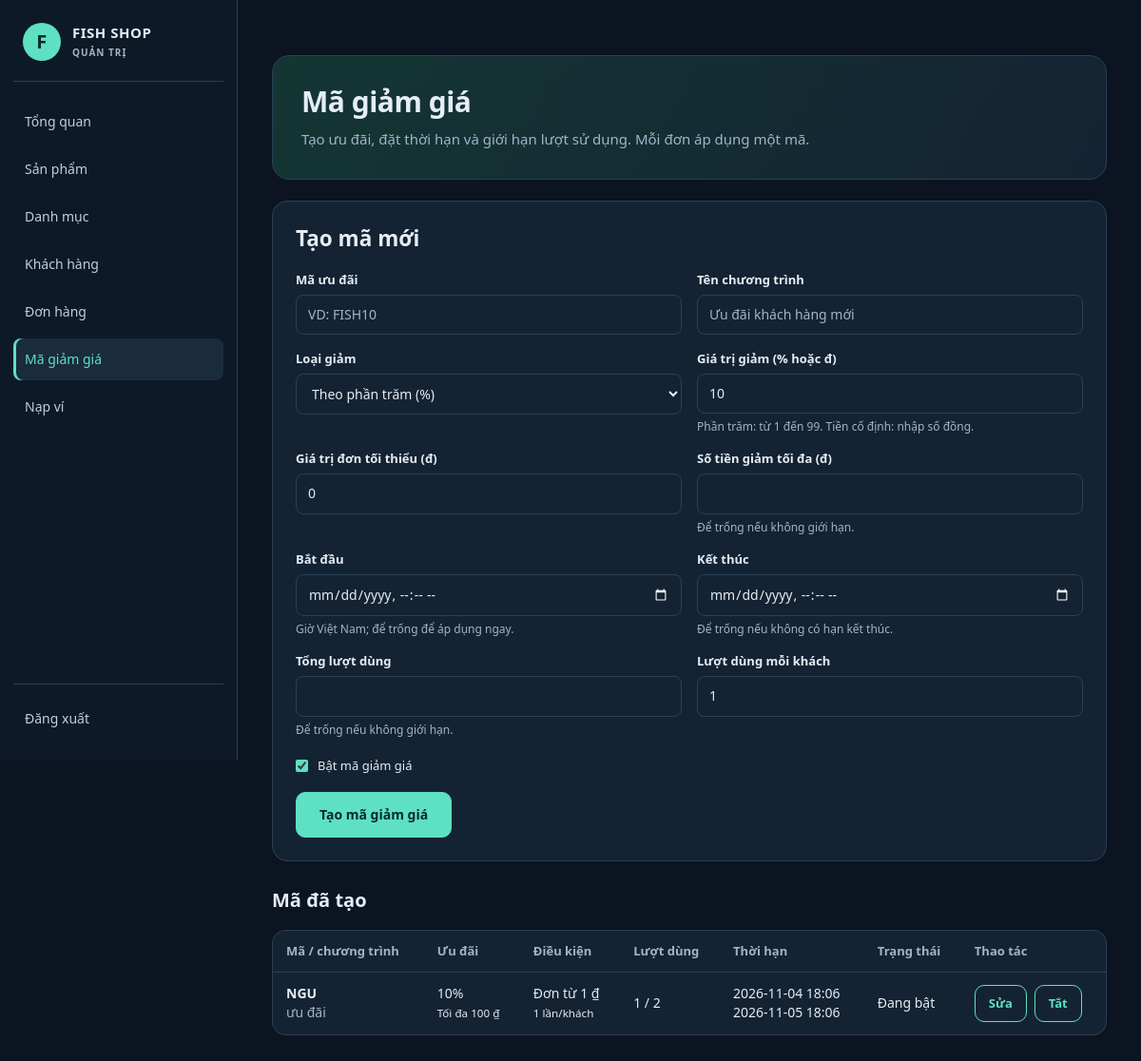
Screenshot of /admin/vouchers.php (signed in) with the database file from the repository.
### tables this page shows
CREATE TABLE `vouchers` (
  `id` int(10) UNSIGNED NOT NULL,
  `code` varchar(32) NOT NULL,
  `name` varchar(100) NOT NULL,
  `discount_type` enum('fixed','percent') NOT NULL,
  `discount_value` decimal(12,0) UNSIGNED NOT NULL,
  `min_order_amount` decimal(12,0) UNSIGNED NOT NULL DEFAULT 0,
  `max_discount_amount` decimal(12,0) UNSIGNED DEFAULT NULL,
  `starts_at` datetime DEFAULT NULL,
  `ends_at` datetime DEFAULT NULL,
  `usage_limit` int(10) UNSIGNED DEFAULT NULL,
  `per_user_limit` int(10) UNSIGNED NOT NULL DEFAULT 1,
  `is_active` tinyint(1) NOT NULL DEFAULT 1,
  `created_at` timestamp NOT NULL DEFAULT current_timestamp()
);

### config/database.php (called while the page is built, shortened)
<?php
function db(): PDO
{
    static $pdo = null;
    if ($pdo === null) {
        try {
            $pdo = new PDO(
                'mysql:host=' . DB_HOST . ';dbname=' . DB_NAME . ';charset=utf8mb4',
                DB_USER,
                DB_PASS,
                [
                    PDO::ATTR_ERRMODE => PDO::ERRMODE_EXCEPTION,
                    PDO::ATTR_DEFAULT_FETCH_MODE => PDO::FETCH_ASSOC,
                    PDO::ATTR_EMULATE_PREPARES => false,
                ]
            );
        } catch (PDOException $e) {
            http_response_code(500);
            exit('Không kết nối được MySQL. Hãy bật MySQL trong XAMPP, nhập file database/WebBanCa.sql và kiểm tra config/database.php.');
        }
    }
    return $pdo;
}

### includes/vouchers.php (called while the page is built, shortened)
<?php
function voucher_schema_ready(PDO $pdo): bool
{
    $tables = $pdo->query("SELECT COUNT(*) FROM information_schema.TABLES WHERE TABLE_SCHEMA = DATABASE() AND TABLE_NAME IN ('vouchers', 'voucher_usages')")->fetchColumn();
    $columns = $pdo->query("SELECT COUNT(*) FROM information_schema.COLUMNS WHERE TABLE_SCHEMA = DATABASE() AND TABLE_NAME = 'orders' AND COLUMN_NAME IN ('subtotal', 'discount_amount', 'voucher_code')")->fetchColumn();
    return (int)$tables === 2 && (int)$columns === 3;
}

### includes/voucher_admin.php (called while the page is built, shortened)
<?php
require_once __DIR__ . '/vouchers.php';
function voucher_admin_defaults(): array
{
    return ['code' => '', 'name' => '', 'discount_type' => 'percent', 'discount_value' => 10,
        'min_order_amount' => 0, 'max_discount_amount' => null, 'starts_at' => null,
        'ends_at' => null, 'usage_limit' => null, 'per_user_limit' => 1, 'is_active' => 1];
}

### includes/functions.php (called while the page is built, shortened)
<?php
function e($s): string { return htmlspecialchars((string)$s, ENT_QUOTES, 'UTF-8'); }
function money($v): string { return number_format((float)$v, 0, ',', '.') . ' ₫'; }

### admin/vouchers.php (the view, shortened to what this page needs)
<?php
require_once __DIR__ . '/../includes/voucher_admin.php';
$voucherAdminUrl = BASE_URL . 'admin/vouchers.php';
$ready = voucher_schema_ready(db());
$form = voucher_admin_defaults();
$existing = null;
$vouchers = $ready ? db()->query("SELECT v.*, (SELECT COUNT(*) FROM voucher_usages vu JOIN orders o ON o.id = vu.order_id WHERE vu.voucher_id = v.id AND o.status <> 'cancelled') AS used_count FROM vouchers v ORDER BY v.id DESC LIMIT 200")->fetchAll() : [];
include __DIR__ . '/_header.php';
?>
<section class="page-intro"><h1>Mã giảm giá</h1><p>Tạo ưu đãi, đặt thời hạn và giới hạn lượt sử dụng. Mỗi đơn áp dụng một mã.</p></section>
<section class="card voucher-admin-card">
  <div class="voucher-card-heading"><h2><?= $existing ? 'Chỉnh sửa ' . e($existing['code']) : 'Tạo mã mới' ?></h2><?php if ($existing): ?><a href="<?= e($voucherAdminUrl) ?>" class="btn ghost sm">Tạo mã khác</a><?php endif; ?></div>
  <form method="post">
    <fieldset <?= !$ready ? 'disabled' : '' ?> style="border:0;padding:0">
      <div class="two">
        <div class="field"><label for="voucher-code">Mã ưu đãi</label><input id="voucher-code" name="code" type="text" value="<?= e($form['code']) ?>" minlength="3" maxlength="32" pattern="[A-Za-z0-9_-]{3,32}" required <?= $existing ? 'readonly' : '' ?> placeholder="VD: FISH10"></div>
        <div class="field"><label for="voucher-name">Tên chương trình</label><input id="voucher-name" name="name" type="text" maxlength="100" value="<?= e($form['name']) ?>" required placeholder="Ưu đãi khách hàng mới"></div>
      </div>
      <div class="two">
        <div class="field"><label for="voucher-type">Loại giảm</label><select id="voucher-type" name="discount_type"><option value="percent" <?= $form['discount_type'] === 'percent' ? 'selected' : '' ?>>Theo phần trăm (%)</option></select></div>
        <div class="field"><label for="voucher-value">Giá trị giảm (% hoặc đ)</label><input id="voucher-value" name="discount_value" type="number" min="1" max="9999999999" step="1" value="<?= (int)$form['discount_value'] ?>" required><small>Phần trăm: từ 1 đến 99. Tiền cố định: nhập số đồng.</small></div>
      </div>
      <div class="two">
        <div class="field"><label for="voucher-min">Giá trị đơn tối thiểu (đ)</label><input id="voucher-min" name="min_order_amount" type="number" min="0" max="9999999999" step="1" value="<?= (int)$form['min_order_amount'] ?>" required></div>
        <div class="field"><label for="voucher-max">Số tiền giảm tối đa (đ)</label><input id="voucher-max" name="max_discount_amount" type="number" min="1" max="9999999999" step="1" value="<?= e($form['max_discount_amount'] ?? '') ?>"><small>Để trống nếu không giới hạn.</small></div>
      </div>
      <div class="two">
        <div class="field"><label for="voucher-start">Bắt đầu</label><input id="voucher-start" name="starts_at" type="datetime-local" value="<?= e($form['starts_at'] ? str_replace(' ', 'T', substr($form['starts_at'], 0, 16)) : '') ?>"><small>Giờ Việt Nam; để trống để áp dụng ngay.</small></div>
        <div class="field"><label for="voucher-end">Kết thúc</label><input id="voucher-end" name="ends_at" type="datetime-local" value="<?= e($form['ends_at'] ? str_replace(' ', 'T', substr($form['ends_at'], 0, 16)) : '') ?>"><small>Để trống nếu không có hạn kết thúc.</small></div>
      </div>
      <div class="two">
        <div class="field"><label for="voucher-limit">Tổng lượt dùng</label><input id="voucher-limit" name="usage_limit" type="number" min="1" max="1000000000" step="1" value="<?= e($form['usage_limit'] ?? '') ?>"><small>Để trống nếu không giới hạn.</small></div>
        <div class="field"><label for="voucher-per-user">Lượt dùng mỗi khách</label><input id="voucher-per-user" name="per_user_limit" type="number" min="1" max="1000000" step="1" value="<?= (int)$form['per_user_limit'] ?>" required></div>
      </div>
      <label class="voucher-active"><input type="checkbox" name="is_active" value="1" <?= (int)$form['is_active'] === 1 ? 'checked' : '' ?>> Bật mã giảm giá</label>
      <button class="btn" type="submit"><?= $existing ? 'Lưu thay đổi' : 'Tạo mã giảm giá' ?></button>
    </fieldset>
  </form>
</section>
<h2 class="voucher-list-title">Mã đã tạo</h2>
<?php if (!$vouchers): ?><div class="empty"><p>Chưa có mã giảm giá nào.</p></div><?php else: ?>
<div class="table-wrap"><table><thead><tr><th>Mã / chương trình</th><th>Ưu đãi</th><th>Điều kiện</th><th>Lượt dùng</th><th>Thời hạn</th><th>Trạng thái</th><th>Thao tác</th></tr></thead><tbody>
<?php $voucherNow = (new DateTimeImmutable('now', new DateTimeZone('Asia/Ho_Chi_Minh')))->format('Y-m-d H:i:s'); foreach ($vouchers as $voucher): ?>
  <tr><td><strong><?= e($voucher['code']) ?></strong><br><span class="mute"><?= e($voucher['name']) ?></span></td>
  <td><?= $voucher['discount_type'] === 'percent' ? (int)$voucher['discount_value'] . '%' : money($voucher['discount_value']) ?><?php if ($voucher['max_discount_amount']): ?><br><small>Tối đa <?= money($voucher['max_discount_amount']) ?></small><?php endif; ?></td>
  <td>Đơn từ <?= money($voucher['min_order_amount']) ?><br><small><?= (int)$voucher['per_user_limit'] ?> lần/khách</small></td>
  <td><?= (int)$voucher['used_count'] ?> / <?= $voucher['usage_limit'] === null ? 'Không giới hạn' : (int)$voucher['usage_limit'] ?></td>
  <td><?= $voucher['starts_at'] ? e(substr($voucher['starts_at'], 0, 16)) : 'Áp dụng ngay' ?><br><?= $voucher['ends_at'] ? e(substr($voucher['ends_at'], 0, 16)) : 'Không hạn kết thúc' ?></td>
  <td><?= !(int)$voucher['is_active'] ? 'Đang tắt' : ($voucher['ends_at'] && $voucher['ends_at'] <= $voucherNow ? 'Hết hạn' : ($voucher['starts_at'] && $voucher['starts_at'] > $voucherNow ? 'Sắp bắt đầu' : 'Đang bật')) ?></td>
  <td><div class="voucher-table-actions"><a class="btn ghost sm" href="<?= e($voucherAdminUrl . '?id=' . (int)$voucher['id']) ?>">Sửa</a><form method="post"><button class="btn ghost sm" type="submit"><?= (int)$voucher['is_active'] ? 'Tắt' : 'Bật' ?></button></form></div></td></tr>
<?php endforeach; ?>
</tbody></table></div>
<?php endif; ?>
<?php include __DIR__ . '/_footer.php'; ?>

### assets/css/style.css (style rules this page uses)
:root { --bg:#0b1420; --card:#101c2b; --line:#1f3347; --ink:#e8f1f5; --mute:#8fa3b3; --teal:#5ee0c3; --r:14px; --danger:#ff8b91; --warn:#ffc857; --pink:#ff7496; }
* { box-sizing:border-box; margin:0; padding:0; }
html { scroll-behavior:smooth; }
body { background:var(--bg); color:var(--ink); font-family:"Segoe UI",Roboto,Arial,sans-serif; font-size:15px; line-height:1.6; min-height:100vh; display:flex; flex-direction:column; }
a { color:inherit; text-decoration:none; }
h1,h2,h3 { line-height:1.3; }
.mute { color:var(--mute); }
.btn { display:inline-flex; align-items:center; justify-content:center; gap:6px; padding:11px 20px; border:1px solid var(--teal); border-radius:10px; background:var(--teal); color:#092c28; font:inherit; font-size:14px; font-weight:600; cursor:pointer; transition:transform .15s, background .15s, color .15s; }
.btn.ghost { background:transparent; color:var(--teal); }
.btn.sm { padding:7px 14px; font-size:13px; }
.in, input[type=text], input[type=email], input[type=password], input[type=search], input[type=number], input[type=file], select, textarea { background:var(--card); color:var(--ink); border:1px solid var(--line); border-radius:8px; padding:10px 12px; font:inherit; font-size:14px; max-width:100%; }
input::placeholder, textarea::placeholder { color:#5d7385; }
.field { margin-bottom:16px; }
.field label { display:block; margin-bottom:6px; font-size:13px; font-weight:600; }
.field input:not([type=checkbox]), .field select, .field textarea { width:100%; }
.field small, .hint { display:block; margin-top:5px; color:var(--mute); font-size:12px; }
.page-intro { margin:28px 0; padding:28px 30px; border:1px solid var(--line); border-radius:18px; background:linear-gradient(120deg,#143633,#142333); }
.page-intro h1 { font-size:30px; letter-spacing:-.5px; margin-bottom:8px; }
.page-intro p { color:var(--mute); line-height:1.7; }
.card { background:var(--card); border:1px solid var(--line); border-radius:16px; padding:24px; }
.table-wrap { overflow-x:auto; border:1px solid var(--line); border-radius:14px; background:var(--card); }
table { width:100%; border-collapse:collapse; font-size:14px; }
th, td { padding:12px 14px; text-align:left; border-bottom:1px solid var(--line); vertical-align:middle; }
th { color:var(--mute); font-weight:600; font-size:13px; white-space:nowrap; }
tr:last-child td { border-bottom:0; }
.two { display:grid; grid-template-columns:1fr 1fr; gap:16px; }

### assets/css/reference-theme.css (style rules this page uses)
:root { color-scheme:dark; --card:#142333; --line:#2b4054; --ink:#e5edf5; --mute:#a3b4c7; --red:#5ee0c3; --red-d:#8aebd5; }
body { font-family:"Segoe UI",Tahoma,Arial,sans-serif; line-height:1.45; }
.btn { font-weight:700; padding:13px 24px; }
.btn.sm { padding:9px 14px; }
input::placeholder, textarea::placeholder { color:var(--mute); }
.admin-area { background:var(--bg); }
.admin-main > .page-intro { margin-bottom:22px; }

### assets/css/vouchers.css (style rules this page uses)
.voucher-admin-card { max-width:1000px; }
.voucher-card-heading { display:flex; align-items:center; justify-content:space-between; gap:16px; margin-bottom:20px; }
.voucher-card-heading h2 { margin:0; }
.voucher-active { display:flex; align-items:center; gap:10px; margin:4px 0 18px; font-size:13px; }
.voucher-active input { accent-color:var(--teal); }
.voucher-table-actions { display:flex; gap:8px; flex-wrap:wrap; }
.voucher-table-actions form { margin:0; }
.voucher-list-title { margin:28px 0 18px; font-size:20px; }
.field input[type=datetime-local] { background:var(--card); color:var(--ink); border:1px solid var(--line); border-radius:8px; padding:10px 12px; font:inherit; font-size:14px; color-scheme:dark; }

### rows the page displays
vouchers: discount_type "Theo phần trăm (%)", discount_value "10", per_user_limit "1", is_active "☑", code "NGU", name "ưu đãi", max_discount_amount "100 ₫", min_order_amount "1 ₫", used_count "1", usage_limit "2", starts_at "2026-11-04 18:06", ends_at "2026-11-05 18:06", shows "Đang bật", shows "Tắt"
